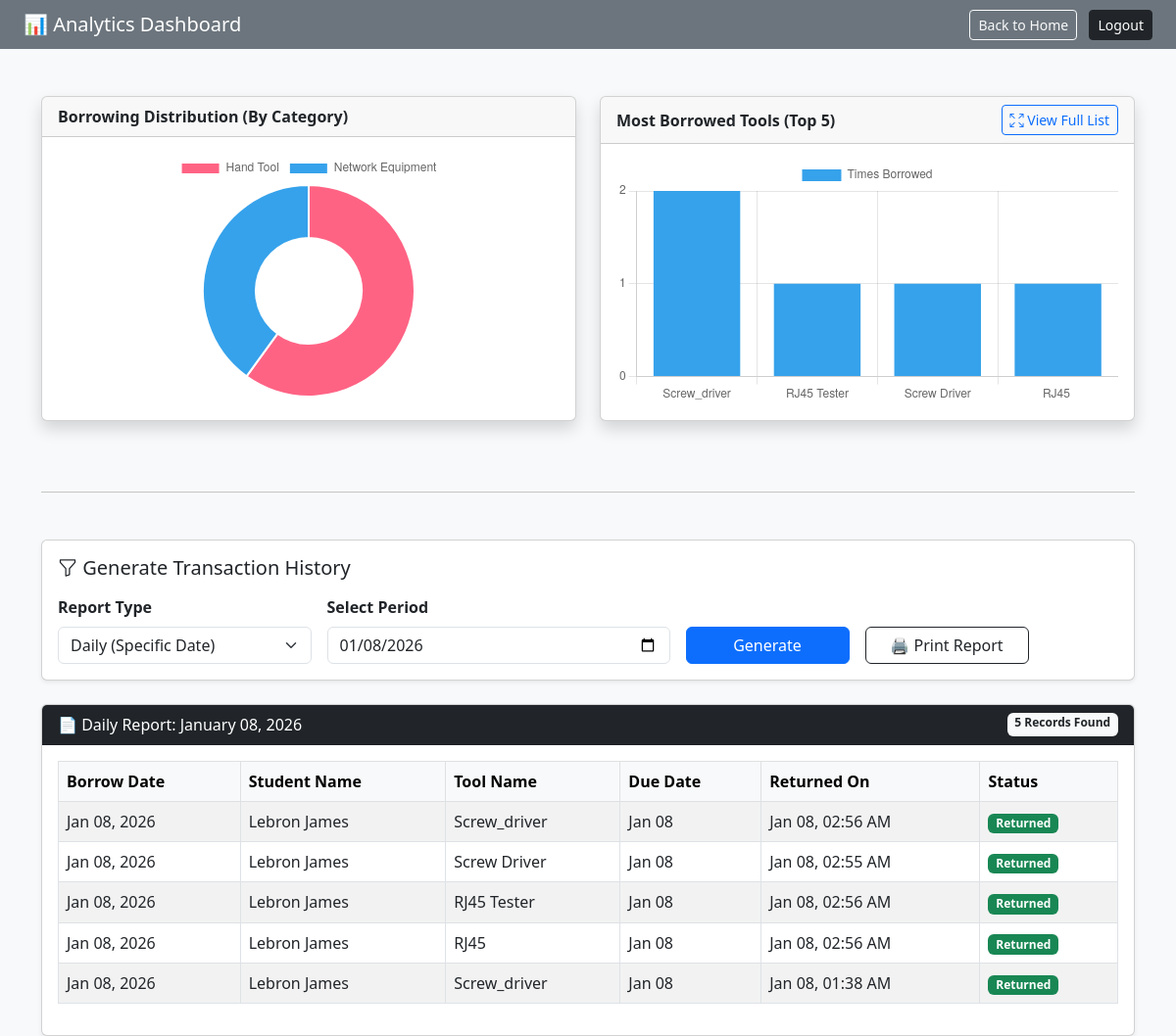
/reports.php (signed in), run on the app's committed database.
### tables this page shows
CREATE TABLE `transactions` (
  `transaction_id` int(11) NOT NULL,
  `control_no` varchar(50) DEFAULT NULL,
  `user_id` int(11) NOT NULL,
  `tool_id` int(11) NOT NULL,
  `borrow_date` date NOT NULL,
  `return_date` date NOT NULL,
  `actual_return_date` datetime DEFAULT NULL,
  `status` enum('Pending','Approved','Borrowed','Returned','Declined','Cancelled') NOT NULL,
  `processed_by` varchar(100) DEFAULT NULL,
  `subject` varchar(100) DEFAULT NULL,
  `room_no` varchar(50) DEFAULT NULL,
  `date_requested` timestamp NOT NULL DEFAULT current_timestamp(),
  `actual_borrow_date` datetime DEFAULT NULL
);

CREATE TABLE `users` (
  `user_id` int(11) NOT NULL,
  `id_number` varchar(20) NOT NULL,
  `full_name` varchar(100) NOT NULL,
  `email` varchar(150) NOT NULL,
  `course` varchar(50) DEFAULT NULL,
  `year_section` varchar(20) DEFAULT NULL,
  `password` varchar(255) NOT NULL,
  `role` enum('student','admin','student_assistant') NOT NULL,
  `account_status` enum('active','restricted') DEFAULT 'active',
  `penalty_points` int(11) DEFAULT 0,
  `created_at` timestamp NOT NULL DEFAULT current_timestamp(),
  `ban_end_date` datetime DEFAULT NULL,
  `ban_reason` text DEFAULT NULL
);

CREATE TABLE `tools` (
  `tool_id` int(11) NOT NULL,
  `barcode` varchar(50) NOT NULL,
  `tool_name` varchar(100) NOT NULL,
  `category` varchar(50) NOT NULL,
  `status` enum('Available','Borrowed','Maintenance','Lost') DEFAULT 'Available',
  `created_at` timestamp NOT NULL DEFAULT current_timestamp()
);

### reports.php (the view, shortened to what this page needs)
<?php
include "db_conn.php";
$filter_type = isset($_GET['filter_type']) ? $_GET['filter_type'] : 'daily';
$filter_value = isset($_GET['filter_value']) ? $_GET['filter_value'] : date('Y-m-d');
$subtitle = "";
$date_condition = "";
if ($filter_type == 'daily') {
    $date_condition = "DATE(tr.borrow_date) = '$filter_value'";
    $subtitle = "Daily Report: " . date('F d, Y', strtotime($filter_value));
} elseif ($filter_type == 'monthly') {
    $month = date('m', strtotime($filter_value));
    $year = date('Y', strtotime($filter_value));
    $date_condition = "MONTH(tr.borrow_date) = '$month' AND YEAR(tr.borrow_date) = '$year'";
    $subtitle = "Monthly Report: " . date('F Y', strtotime($filter_value));
} elseif ($filter_type == 'yearly') {
    $year = date('Y', strtotime($filter_value));
    if(strlen($filter_value) == 4) $year = $filter_value;
    $date_condition = "YEAR(tr.borrow_date) = '$year'";
    $subtitle = "Annual Report: " . $year;
}
$cat_labels = [];
$cat_data = [];
$sql_cat = "SELECT t.category, COUNT(tr.transaction_id) as count
            FROM transactions tr
            JOIN tools t ON tr.tool_id = t.tool_id
            WHERE $date_condition
            GROUP BY t.category";
$res_cat = mysqli_query($conn, $sql_cat);
if(mysqli_num_rows($res_cat) > 0) {
    while ($row = mysqli_fetch_assoc($res_cat)) {
        $cat_labels[] = $row['category'];
        $cat_data[] = $row['count'];
    }
} else {
    $cat_labels[] = "No Data"; $cat_data[] = 0;
}
$top_labels = [];
$top_data = [];
$sql_top = "SELECT t.tool_name, COUNT(tr.transaction_id) as usage_count
            FROM transactions tr
            JOIN tools t ON tr.tool_id = t.tool_id
            WHERE $date_condition
            GROUP BY tr.tool_id
            ORDER BY usage_count DESC LIMIT 5";
$res_top = mysqli_query($conn, $sql_top);
if(mysqli_num_rows($res_top) > 0) {
    while ($row = mysqli_fetch_assoc($res_top)) {
        $top_labels[] = $row['tool_name'];
        $top_data[] = $row['usage_count'];
    }
} else {
    $top_labels[] = "No Data"; $top_data[] = 0;
}
$sql_report = "SELECT tr.status, tr.borrow_date, tr.return_date, tr.actual_return_date,
                      u.full_name, t.tool_name
               FROM transactions tr
               JOIN users u ON tr.user_id = u.user_id
               JOIN tools t ON tr.tool_id = t.tool_id
               WHERE $date_condition
               ORDER BY tr.borrow_date DESC";
$res_report = mysqli_query($conn, $sql_report);
?>
<!DOCTYPE html>
<html>
<head>
    <link href="https://cdn.jsdelivr.net/npm/bootstrap@5.3.0/dist/css/bootstrap.min.css" rel="stylesheet">
    <link rel="stylesheet" href="https://cdn.jsdelivr.net/npm/bootstrap-icons@1.10.0/font/bootstrap-icons.css">
</head>
<body class="bg-light">
    <nav class="navbar navbar-dark bg-secondary px-4 no-print">
        <span class="navbar-brand mb-0 h1">📊 Analytics Dashboard</span>
        <div>
            <a href="dashboard.php" class="btn btn-outline-light btn-sm me-2">Back to Home</a>
            <a href="logout.php" class="btn btn-dark btn-sm">Logout</a>
        </div>
    </nav>
    <div class="container mt-5">
        <div class="row mb-5">
            <div class="col-md-6 mb-4">
                <div class="card shadow h-100">
                    <div class="card-header fw-bold">Borrowing Distribution (By Category)</div>
                    <div class="card-body">
                        <canvas id="categoryChart" style="max-height: 250px;"></canvas>
                    </div>
                </div>
            </div>
            <div class="col-md-6 mb-4">
                <div class="card shadow h-100">
                    <div class="card-header fw-bold d-flex justify-content-between align-items-center">
                        <span>Most Borrowed Tools (Top 5)</span>
                        <a href="full_stats.php?filter_type=<?php echo $filter_type; ?>&filter_value=<?php echo $filter_value; ?>"
                           target="_blank"
                           class="btn btn-sm btn-outline-primary">
                           <i class="bi bi-arrows-fullscreen"></i> View Full List
                        </a>
                    </div>
                    <div class="card-body">
                        <canvas id="usageChart" style="max-height: 250px;"></canvas>
                    </div>
                </div>
            </div>
        </div>
        <hr class="my-5 no-print">
        <div class="card shadow-sm mb-4 no-print">
            <div class="card-body">
                <h5 class="card-title mb-3"><i class="bi bi-funnel"></i> Generate Transaction History</h5>
                <form method="GET" class="row g-3 align-items-end">
                    <div class="col-md-3">
                        <label class="form-label fw-bold">Report Type</label>
                        <select name="filter_type" id="filterType" class="form-select" onchange="toggleInput()">
                            <option value="daily" <?php if($filter_type=='daily') echo 'selected'; ?>>Daily (Specific Date)</option>
                        </select>
                    </div>
                    <div class="col-md-4">
                        <label class="form-label fw-bold">Select Period</label>
                        <input type="date" name="filter_value" id="dailyInput" class="form-control"
                               value="<?php echo $filter_value; ?>">
                    </div>
                    <div class="col-md-2">
                        <button type="submit" class="btn btn-primary w-100">Generate</button>
                    </div>
                    <div class="col-md-2">
                        <button type="button" onclick="window.print()" class="btn btn-outline-dark w-100">🖨️ Print Report</button>
                    </div>
                </form>
            </div>
        </div>
        <div class="card shadow-sm">
            <div class="card-header bg-dark text-white d-flex justify-content-between">
                <span>📄 <?php echo $subtitle; ?></span>
                <span class="badge bg-light text-dark"><?php echo mysqli_num_rows($res_report); ?> Records Found</span>
            </div>
            <div class="card-body">
                <table class="table table-striped table-bordered">
                    <thead class="table-light">
                        <tr>
                            <th>Borrow Date</th>
                            <th>Student Name</th>
                            <th>Tool Name</th>
                            <th>Due Date</th>
                            <th>Returned On</th>
                            <th>Status</th>
                        </tr>
                    </thead>
                    <tbody>
                        <?php
                        if (mysqli_num_rows($res_report) > 0) {
                            while ($row = mysqli_fetch_assoc($res_report)) {
                                $status_color = 'secondary';
                                if ($row['status'] == 'Returned') $status_color = 'success';
                        ?>
                            <tr>
                                <td><?php echo date('M d, Y', strtotime($row['borrow_date'])); ?></td>
                                <td><?php echo $row['full_name']; ?></td>
                                <td><?php echo $row['tool_name']; ?></td>
                                <td><?php echo date('M d', strtotime($row['return_date'])); ?></td>
                                <td>
                                    <?php echo ($row['actual_return_date']) ? date('M d, h:i A', strtotime($row['actual_return_date'])) : '--'; ?>
                                </td>
                                <td><span class="badge bg-<?php echo $status_color; ?>"><?php echo $row['status']; ?></span></td>
                            </tr>
                        <?php
                            }
                        } else {
                            echo "<tr><td colspan='6' class='text-center py-4 text-muted'>No transactions found for this period.</td></tr>";
                        }
                        ?>
                    </tbody>
                </table>
            </div>
        </div>
    </div>
    <script>
        function toggleInput() {
            var type = document.getElementById('filterType').value;
            var daily = document.getElementById('dailyInput');
            var monthly = document.getElementById('monthlyInput');
            var yearly = document.getElementById('yearlyInput');
            daily.style.display = 'none'; daily.disabled = true;
            monthly.style.display = 'none'; monthly.disabled = true;
            yearly.style.display = 'none'; yearly.disabled = true;
            if (type === 'daily') {
                daily.style.display = 'block'; daily.disabled = false;
            } else if (type === 'monthly') {
                monthly.style.display = 'block'; monthly.disabled = false;
            } else if (type === 'yearly') {
                yearly.style.display = 'block'; yearly.disabled = false;
            }
        }
        window.onload = function() { toggleInput(); };
        // --- DYNAMIC CHARTS (Now uses filtered data) ---
        const ctx1 = document.getElementById('categoryChart');
        new Chart(ctx1, {
            type: 'doughnut',
            data: {
                labels: <?php echo json_encode($cat_labels); ?>,
                datasets: [{
                    data: <?php echo json_encode($cat_data); ?>,
                    backgroundColor: ['#FF6384', '#36A2EB', '#FFCE56', '#4BC0C0', '#9966FF']
                }]
            }
        });
        const ctx2 = document.getElementById('usageChart');
        new Chart(ctx2, {
            type: 'bar',
            data: {
                labels: <?php echo json_encode($top_labels); ?>,
                datasets: [{
                    label: 'Times Borrowed',
                    data: <?php echo json_encode($top_data); ?>,
                    backgroundColor: '#36A2EB'
                }]
            },
            options: {
                scales: { y: { beginAtZero: true, ticks: { stepSize: 1 } } }
            }
        });
    </script>
</body>
</html>

### data on the page
transactions: borrow_date "Jan 08, 2026", user.full_name "Lebron James", tool.tool_name "Screw_driver", return_date "Jan 08", actual_return_date "Jan 08, 02:56 AM", status "Returned"
transactions: borrow_date "Jan 08, 2026", user.full_name "Lebron James", tool.tool_name "Screw Driver", return_date "Jan 08", actual_return_date "Jan 08, 02:55 AM", status "Returned"
transactions: borrow_date "Jan 08, 2026", user.full_name "Lebron James", tool.tool_name "RJ45 Tester", return_date "Jan 08", actual_return_date "Jan 08, 02:56 AM", status "Returned"
transactions: borrow_date "Jan 08, 2026", user.full_name "Lebron James", tool.tool_name "RJ45", return_date "Jan 08", actual_return_date "Jan 08, 02:56 AM", status "Returned"
transactions: borrow_date "Jan 08, 2026", user.full_name "Lebron James", tool.tool_name "Screw_driver", return_date "Jan 08", actual_return_date "Jan 08, 01:38 AM", status "Returned"

### other printed values
$subtitle "Daily Report: January 08, 2026"
mysqli_num_rows($res_report) "5"
chart data {{ json_encode($cat_labels) }} ["Hand Tool","Network Equipment"]
chart data {{ json_encode($cat_data) }} ["3","2"]
chart data {{ json_encode($top_data) }} ["2","1","1","1"]
